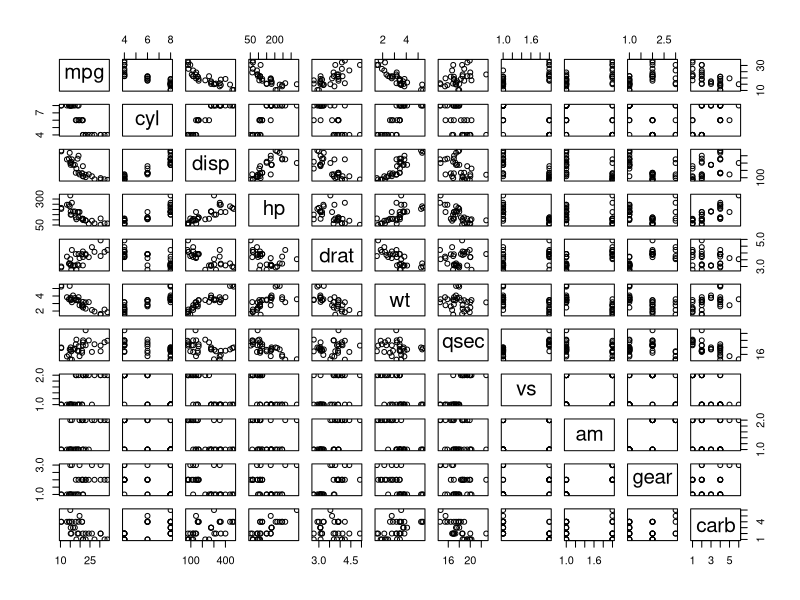
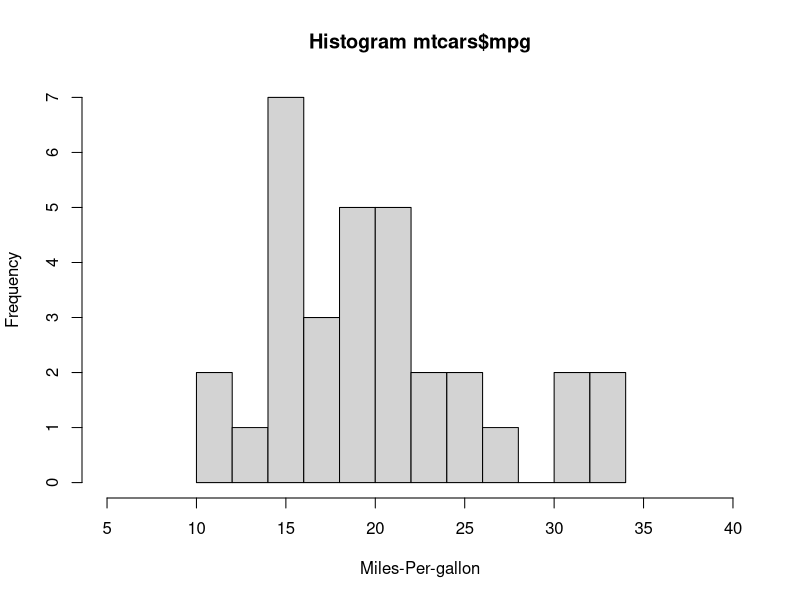
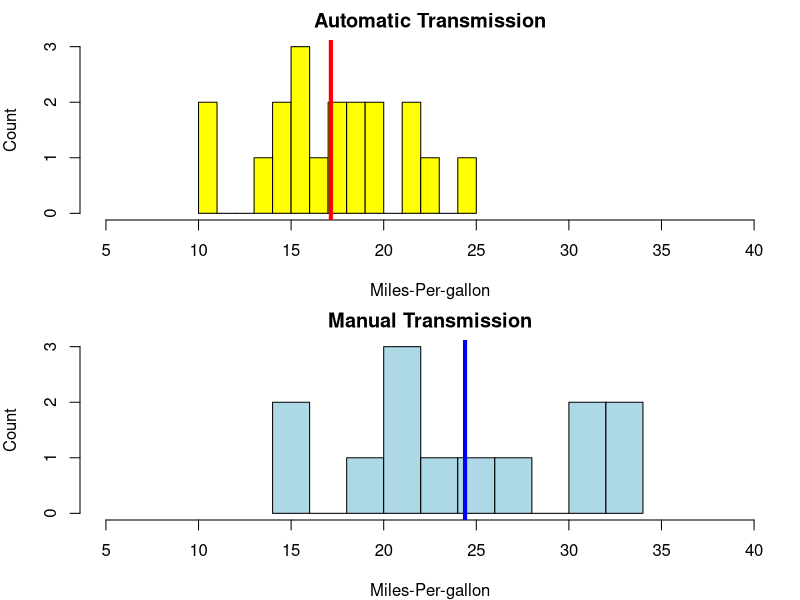

Here is the R script that generated these plots, in order: (Note: this script raises an error after producing the figures.)
## ---- chunk 1
sessionInfo()
## ---- chunk 2
rm(list=ls()); data("mtcars") 
## ---- chunk 3
any(is.na(mtcars)); colnames(mtcars)
## ---- chunk 4
data(mtcars)
mtcars$vs <- factor(mtcars$vs, labels = c("V-block", "S-block")); mtcars$am <- factor(mtcars$am, labels = c("Automatic", "Manual")); mtcars$gear <- factor(mtcars$gear); mtcars$carb <- factor(mtcars$carb); mtcarsProc <- mtcars; head(mtcarsProc)

## ---- chunk 5
fslrm <- lm(mpg ~ factor(am), data = mtcarsProc); fslrm
coef(summary(fslrm))
## ---- chunk 6
pairs(mpg ~ ., data = mtcarsProc)
## ---- chunk 7
data(mtcarsProc)
mtcarsProc$vs <- factor(mtcarsProc$vs, labels = c("V-block", "S-block")); mtcarsProc$am <- factor(mtcarsProc$am, labels = c("Auto", "Manual")); mtcarsProc$gear <- factor(mtcarsProc$gear); mtcarsProc$carb <- factor(mtcarsProc$carb);
hist(mtcarsProc$mpg, breaks=15, xlab = "Miles-Per-gallon", main = "Histogram mtcars$mpg", xlim = range(5:40))
## ---- chunk 8
data(mtcarsProc)
par(mfrow = c(2,1), mar = c(4,4,2,1)) # set margin
hist(mtcarsProc$mpg[mtcarsProc$am=="Auto"], breaks=10, xlab = "Miles-Per-gallon", ylab = "Count", main = "Automatic Transmission", col = "yellow", xlim = range(5:40));
abline(v=mean(mtcarsProc$mpg[mtcarsProc$am=="Auto"]), col="red", lwd = 4)
hist(mtcarsProc$mpg[mtcarsProc$am=="Manual"], breaks=10, xlab = "Miles-Per-gallon", ylab = "Count", main = "Manual Transmission", col="lightblue", xlim = range(5:40));
abline(v=mean(mtcarsProc$mpg[mtcarsProc$am=="Manual"]), col="blue", lwd = 4)
## ---- chunk 9
mtcarsProc$vs <- factor(mtcarsProc$vs, labels = c("V-block", "S-block")); mtcarsProc$am <- factor(mtcarsProc$am, labels = c("Auto", "Manual")); mtcarsProc$gear <- factor(mtcarsProc$gear); mtcarsProc$carb <- factor(mtcarsProc$carb)
data(mtcarsProc)
head(mtcarsProc)
g <- ggplot(mtcarsProc, aes(x = mpg, fill = am))
g <- g + geom_histogram(colour = "black", binwidth = 3)
g <- g + geom_vline(xintercept = mean((mtcarsProc$mpg[mtcarsProc$am == "Auto"]), size = 1)) 
g <- g + geom_vline(xintercept = mean((mtcarsProc$mpg[mtcarsProc$am == "Manual"]), size = 1)) 
g <- g + facet_grid(. ~ am)
g
## ---- chunk 10
data("mtcarsProc")
boxplot(mpg ~ am, data = mtcarsProc, col = (c("grey","grey")), ylab = "Miles-Per-Gallon", xlab = "Transmission", main =  "MPG Boxplot")
## ---- chunk 11
data("mtcarsProc")
#qqPlot(fit?, main="Q-Q plot")
## ---- chunk 12
data("mtcarsProc")
f1 <- lm(mpg ~ factor(am), data = mtcarsProc)
coef(summary(f1))
library(ggplot2)

## ---- chunk 13
data("mtcarsProc")
f2 <- lm(mpg ~ factor(am) + wt, data = mtcarsProc)
coef(summary(f2))
f3 <- lm(mpg ~ factor(am) * wt, data = mtcarsProc)
coef(summary(f3))
## ---- chunk 14
#To be inserted
## ---- chunk 15
#To be inserted
## ---- chunk 16
#plot(resid(fit?))
#abline(h=0)
## ---- chunk 17
# To be inserted
